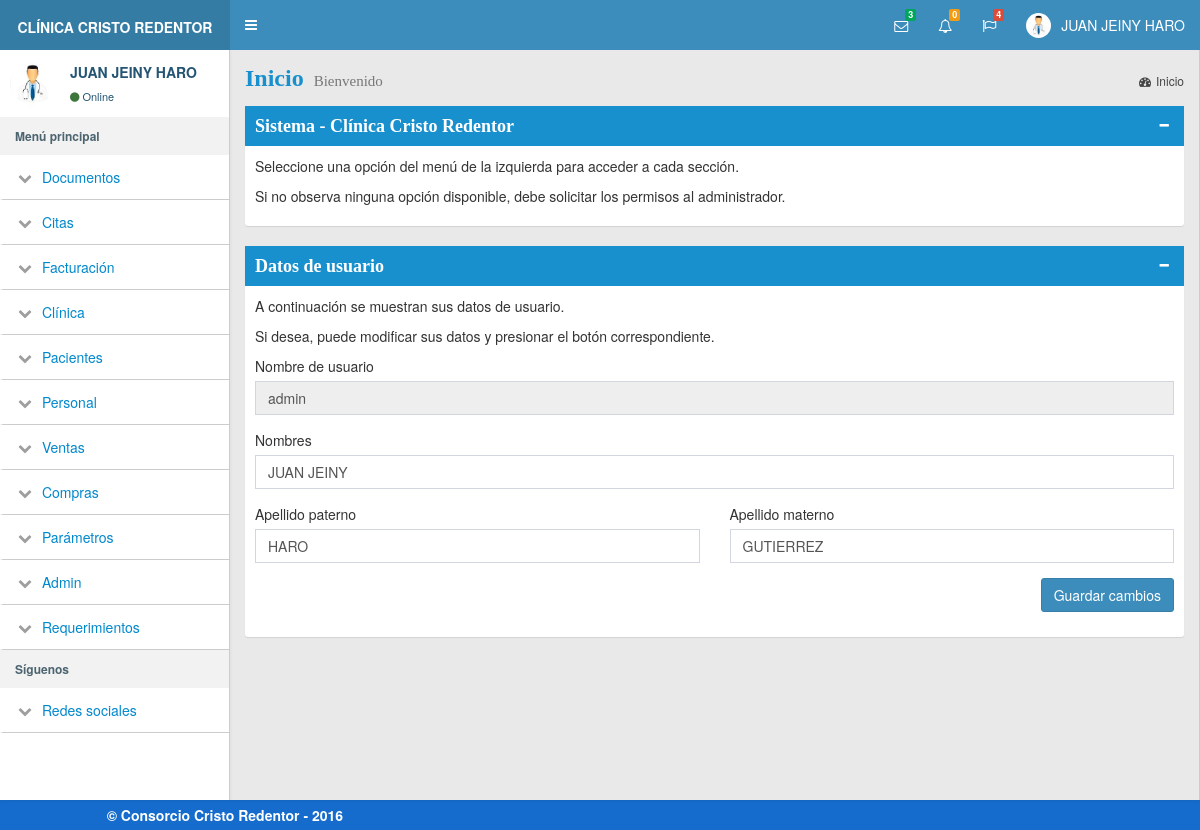
/modulos/general/perfil.php (signed in), run on an earlier commit of the app's database.
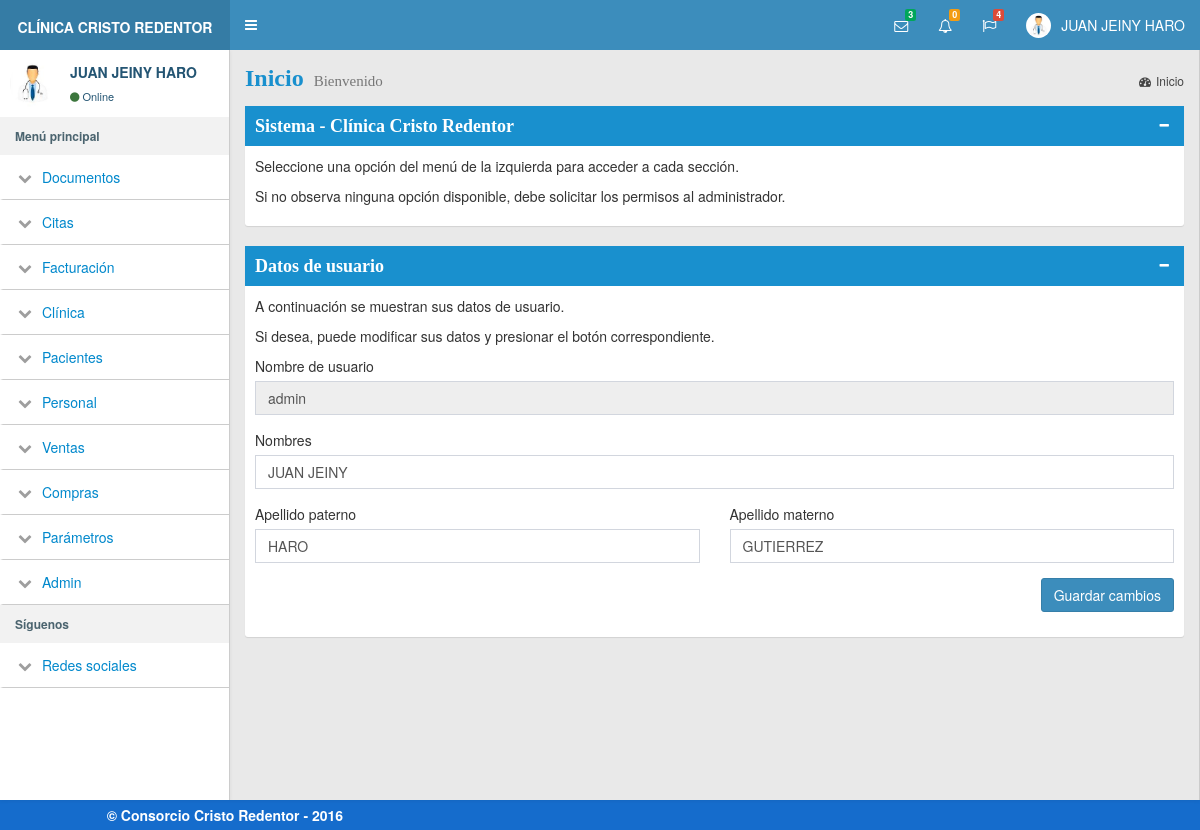
And on a later commit of the database.
### tables this page shows
CREATE TABLE modules (
  id int NOT NULL PRIMARY KEY AUTO_INCREMENT,
  nombre VARCHAR(35) NOT NULL,
  folder VARCHAR(35) NOT NULL,
  active BOOLEAN NOT NULL DEFAULT 1
);

### modulos/general/validar_sesion.php (called while the page is built, shortened)
<?php
$full_name = $_SESSION['full_name'];
$usuario = $_SESSION['usuario'];
$nombres = $_SESSION['nombres'];
$ap_paterno = $_SESSION['ap_paterno'];
$ap_materno = $_SESSION['ap_materno'];

### modulos/general/izquierda_menu.php (the view, shortened to what this page needs)
<aside class="main-sidebar">
    <div class="user-panel">
        <div class="pull-left image">
            <img src="../../img/doctor.JPG" class="img-circle" alt="User Image">
        </div>
        <div class="pull-left info" style="color:#245573 !important">
            <p><?= $full_name ?></p>
            <a href="#" style="color:#245573 !important"><i class="fa fa-circle text-success"></i>Online</a>
        </div>
    </div>
    <section class="sidebar">
        <ul class="sidebar-menu">
            <li class="header"><strong>Menú principal</strong></li>
            <?php
            $query = 'SELECT id, nombre, folder FROM modules';
            $result_set = mysqli_query($con, $query);
            $modules = $result_set->fetch_all();
            foreach ($modules as $module):
                $query = 'SELECT I.nombre, I.file FROM items I ' .
                            'INNER JOIN permissions P ON P.item_id=I.id ' .
                            'INNER JOIN modules M ON I.module_id=M.id ' .
                            'WHERE I.module_id = ' . $module[0] .
                            ' AND M.active = 1';
                $result_set_items = mysqli_query($con, $query);
                $items = $result_set_items->fetch_all();
                if (sizeof($items) > 0) {
            ?>
                    <li class="treeview">
                        <a href="#">
                            <i class="fa fa-chevron-down"></i>
                            <span><?= $module[1] ?></span>
                        </a>
                    </li>
            <?php
                }
            endforeach;
            ?>
            <?php include 'izquierda_redes.php' ?>
        </ul>
    </section>
</aside>

### modulos/general/perfil.php (shortened to what this page needs)
<?php include '../general/validar_sesion.php';?>
<?php include '../general/variables.php';?>
<!DOCTYPE html>
<html>
<head>
  <?php include '../general/header.php';?>
</head>
<body class="hold-transition skin-blue sidebar-mini">
  <?php include '../general/menu_principal.php';?>
<div class="wrapper">
  <?php include '../general/izquierda_menu.php';?>
  <div class="content-wrapper">
	<section class="content-header">
	  <h1>
		Inicio
		<small>Bienvenido</small>
	  </h1>
	  <ol class="breadcrumb">
		<li class="active">
            <a href="#"><i class="fa fa-dashboard"></i>Inicio</a>
        </li>
	  </ol>
	</section>
	<section class="content">
        <div class="row">
            <div class="col-md-12">
                <div class="box box-solid color-palette-box">
                    <div class="box-header bg-blue">
                        <h3 class="box-title">Sistema - Clínica Cristo Redentor</h3>
                        <div class="box-tools pull-right">
                            <button style='color:#fff;' type="button" class="btn btn-box-tool" data-widget="collapse">
                                <i class="fa fa-minus"></i>
                            </button>
                        </div>
                    </div>
                    <div class="box-body" align="center">
                        <p>Seleccione una opción del menú de la izquierda para acceder a cada sección.</p>
                        <p>Si no observa ninguna opción disponible, debe solicitar los permisos al administrador.</p>
                    </div>
                </div>
            </div>
        </div>
        <div class="row">
            <div class="col-md-12">
                <div class="box box-solid color-palette-box">
                    <div class="box-header bg-blue">
                        <h3 class="box-title">Datos de usuario</h3>
                        <div class="box-tools pull-right">
                            <button style='color:#fff;' type="button" class="btn btn-box-tool" data-widget="collapse">
                                <i class="fa fa-minus"></i>
                            </button>
                        </div>
                    </div>
                    <div class="box-body" align="center">
                        <p>A continuación se muestran sus datos de usuario.</p>
                        <p>Si desea, puede modificar sus datos y presionar el botón correspondiente.</p>
                        <form action="">
                            <div class="form-group">
                                <label for="usuario">Nombre de usuario</label>
                                <input id="usuario" type="text" value="<?= $usuario ?>" class="form-control" readonly>
                            </div>
                            <div class="form-group">
                                <label for="nombres">Nombres</label>
                                <input name="nombres" type="text" value="<?= $nombres ?>" class="form-control">
                            </div>
                            <div class="row">
                                <div class="form-group col-md-6">
                                    <label for="ap_paterno">Apellido paterno</label>
                                    <input name="ap_paterno" type="text" value="<?= $ap_paterno ?>" class="form-control">
                                </div>
                                <div class="form-group col-md-6">
                                    <label for="ap_materno">Apellido materno</label>
                                    <input name="ap_materno" type="text" value="<?= $ap_materno ?>" class="form-control">
                                </div>
                            </div>
                            <div class="form-group pull-right">
                                <button type="button" class="btn btn-primary">Guardar cambios</button>
                            </div>
                        </form>
                    </div>
                </div>
            </div>
        </div>
	</section>
  </div>
</div>
  <?php include '../general/pie_pagina.php';?>
</body>
</html>

### modulos/general/header.php (shortened to what this page needs)
<link rel="stylesheet" href="../../bootstrap/css/bootstrap.min.css">
<link rel="stylesheet" href="../../dist/css/skins/estilos.min.css">
<link rel="stylesheet" href="../../dist/css/admin.min.css">
<link rel="stylesheet" href="../../plugins/daterangepicker/daterangepicker-bs3.css">
<link rel="stylesheet" href="../../plugins/datepicker/datepicker3.css">
<link rel="stylesheet" href="../../plugins/iCheck/all.css">
<link rel="stylesheet" href="../../plugins/timepicker/bootstrap-timepicker.min.css">
<link rel="stylesheet" href="../../plugins/datepicker/datepicker.min.css"/>
<link rel="stylesheet" href="../../bootstrap/css/font-awesome.min.css">
<link rel="stylesheet" href="../../plugins/morris/morris.css">
<link rel="stylesheet" href="../css/style.css">
<link rel="stylesheet" href="../css/plan.css">
<link rel="stylesheet" href="../../plugins/chosen/chosen.min.css">
<link rel="stylesheet" href="../../plugins/datatables/dataTables.bootstrap.css">

### modulos/general/menu_principal.php (shortened to what this page needs)
<header class="main-header">
    <a href="#" class="logo">
      <span class="logo-lg"><b style="font-size:14px;">CLÍNICA CRISTO REDENTOR</b></span>
    </a>
    <nav class="navbar navbar-static-top" role="navigation">
      <a href="#" class="sidebar-toggle" data-toggle="offcanvas" role="button">
      </a>
      <div class="navbar-custom-menu">
        <ul class="nav navbar-nav">
            <li class="dropdown messages-menu">
                <a href="#" class="dropdown-toggle" data-toggle="dropdown">
                    <i class="fa fa-envelope-o"></i>
                    <span class="label label-success">3</span>
                </a>
            </li>
            <?php
            require '../bd/bd_conexion.php';
            $query = "SELECT 1 FROM permissions P INNER JOIN items I ON P.item_id=I.id WHERE I.file='asignar_permisos' AND P.username='".$_SESSION['usuario']."'";
            $result_set = mysqli_query($con, $query);
            if (mysqli_num_rows($result_set) > 0) {
                $sql  = "SELECT PE.* ";
                $sql .= "FROM persona PE ";
                $sql .= "LEFT JOIN paciente PA ON PE.personaID = PA.personaID ";
                $sql .= "LEFT JOIN personal PL ON PE.personaID = PL.personaID ";
                $sql .= "WHERE PA.pacienteID is NULL AND PL.personalID is NULL";
                $result_set = mysqli_query($con, $sql);
                $pending_users = mysqli_fetch_all($result_set, MYSQLI_ASSOC);
                $pending_users_count = count($pending_users);
            ?>
            <li class="dropdown notifications-menu" id="li-notifications">
                <a href="#" class="dropdown-toggle" data-toggle="dropdown">
                    <i class="fa fa-bell-o"></i>
                    <span class="label label-warning"><?= $pending_users_count ?></span>
                </a>
            </li>
            <?php
            }
            ?>
            <li class="dropdown tasks-menu">
                <a href="#" class="dropdown-toggle" data-toggle="dropdown">
                    <i class="fa fa-flag-o"></i>
                    <span class="label label-danger">4</span>
                </a>
            </li>
            <li class="dropdown user user-menu">
                <a href="#" class="dropdown-toggle" data-toggle="dropdown">
                    <img src="../../img/doctor.JPG" class="user-image" alt="User Image">
              <span class="hidden-xs">
                <?= $full_name ?>
              </span>
                </a>
            </li>
        </ul>
      </div>
    </nav>
</header>

### modulos/general/izquierda_redes.php (shortened to what this page needs)
<li class="header"><strong>Síguenos</strong></li>
<li class="treeview">
    <a href="#">
        <i class="fa fa-chevron-down"></i>
        <span>Redes sociales</span>
    </a>
</li>

### modulos/general/pie_pagina.php (shortened to what this page needs)
<div class="footer">
  <div class="row" >
    <div class="col-md-5 col-md-offset-1" align="left">
        <strong>  &copy; Consorcio Cristo Redentor - 2016</strong>
    </div>
  </div>
</div>

### modulos/css/style.css (style rules this page uses)
body { background-color: #F3F3F3; }
form label ,.box-body label { font-weight: normal; }
.box-body,.modal-body { text-align: justify; }
.header { margin-bottom: 20px; }
h1 { margin: 20px; font-family: cambria; font-size:30px; font-weight: bold; color:#1990CE; }
h3 { margin: 15px; font-size:23px; font-weight: bold; font-family: cambria; color:#fff; }
.footer { padding: 5px; background-color: #156CCC; color:#fff; }

What changed in the data, as far as the page shows it:
removed modules: nombre "Requerimientos"
